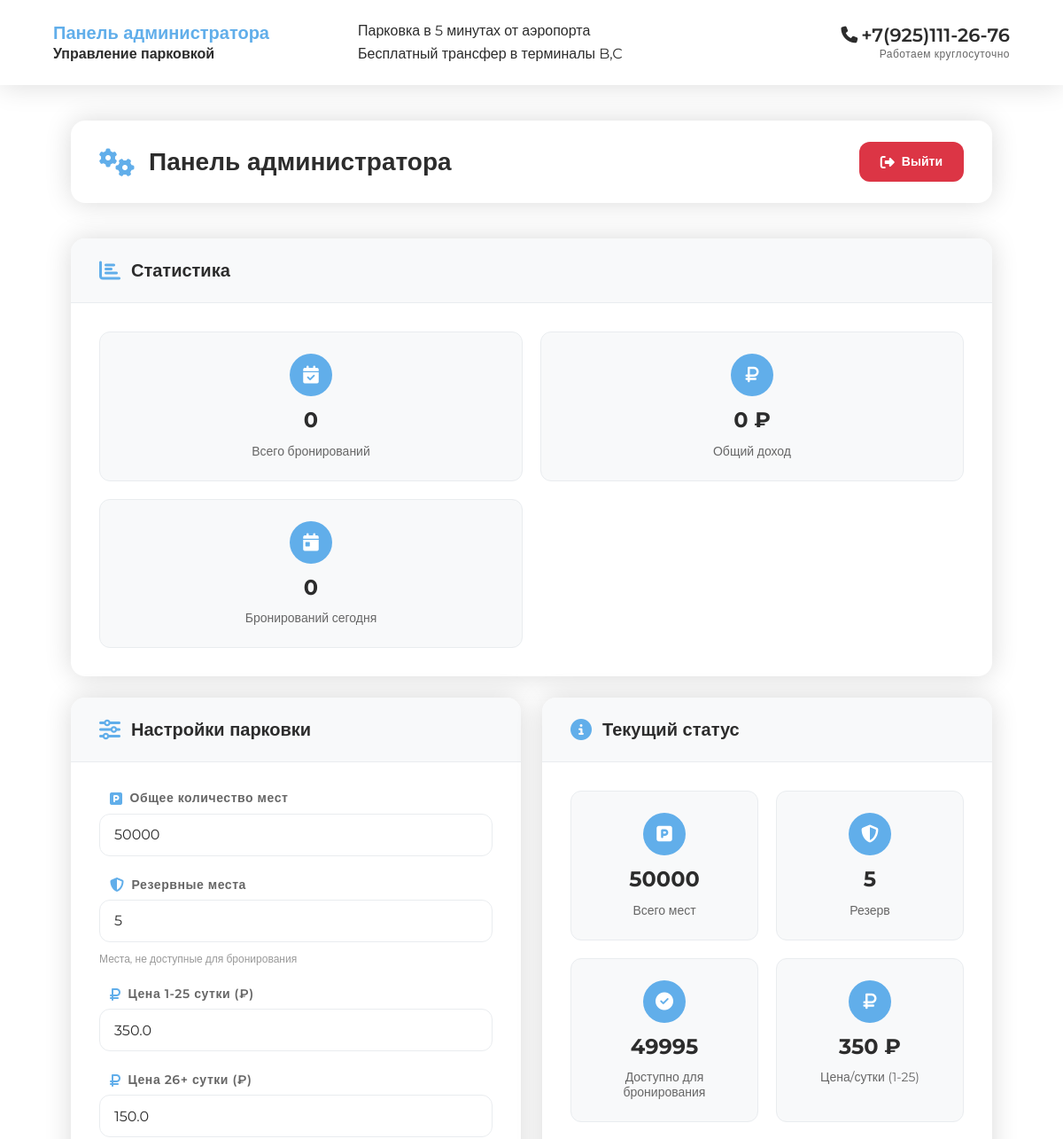
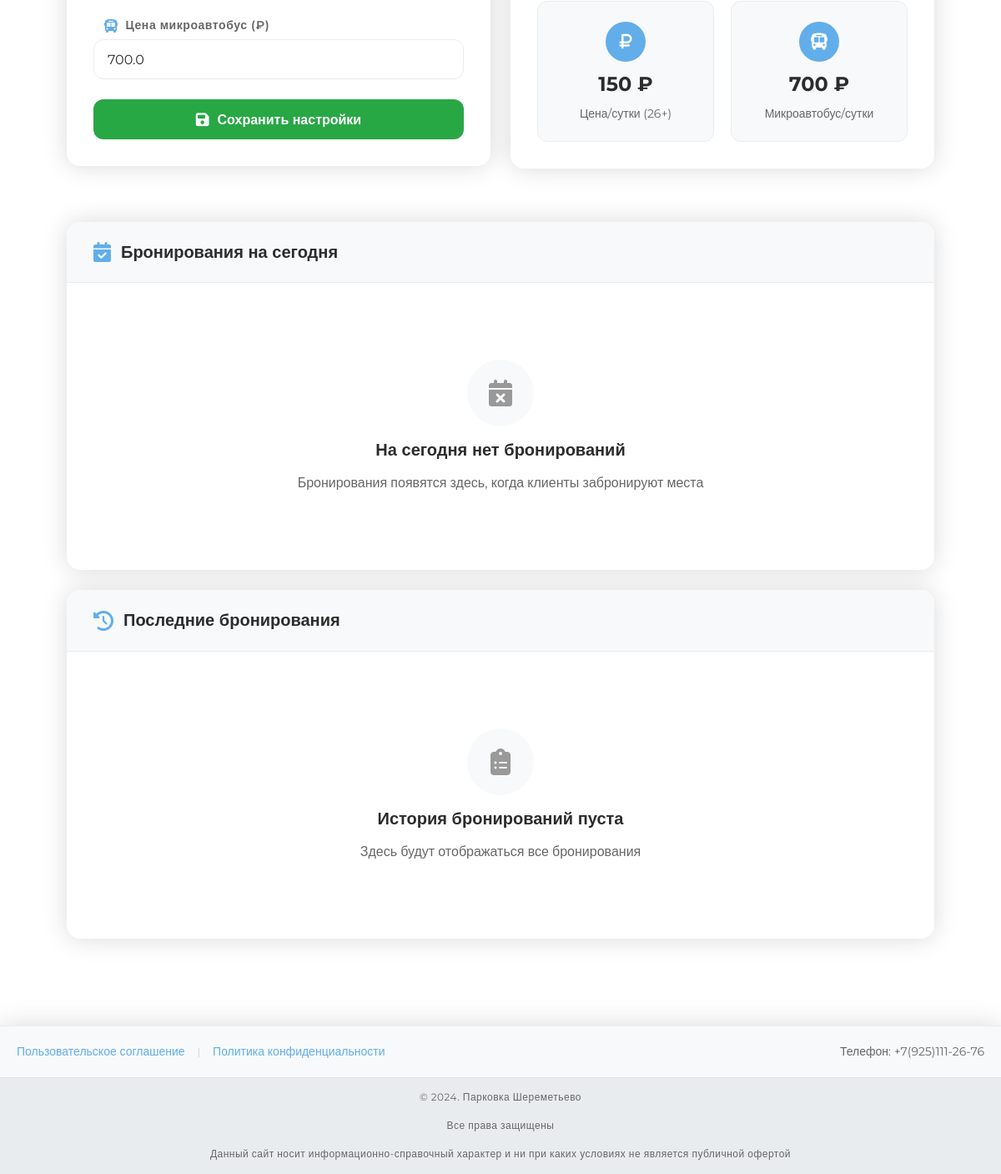
Before: /admin (signed in) with the older database file (2 pictures, top to bottom).
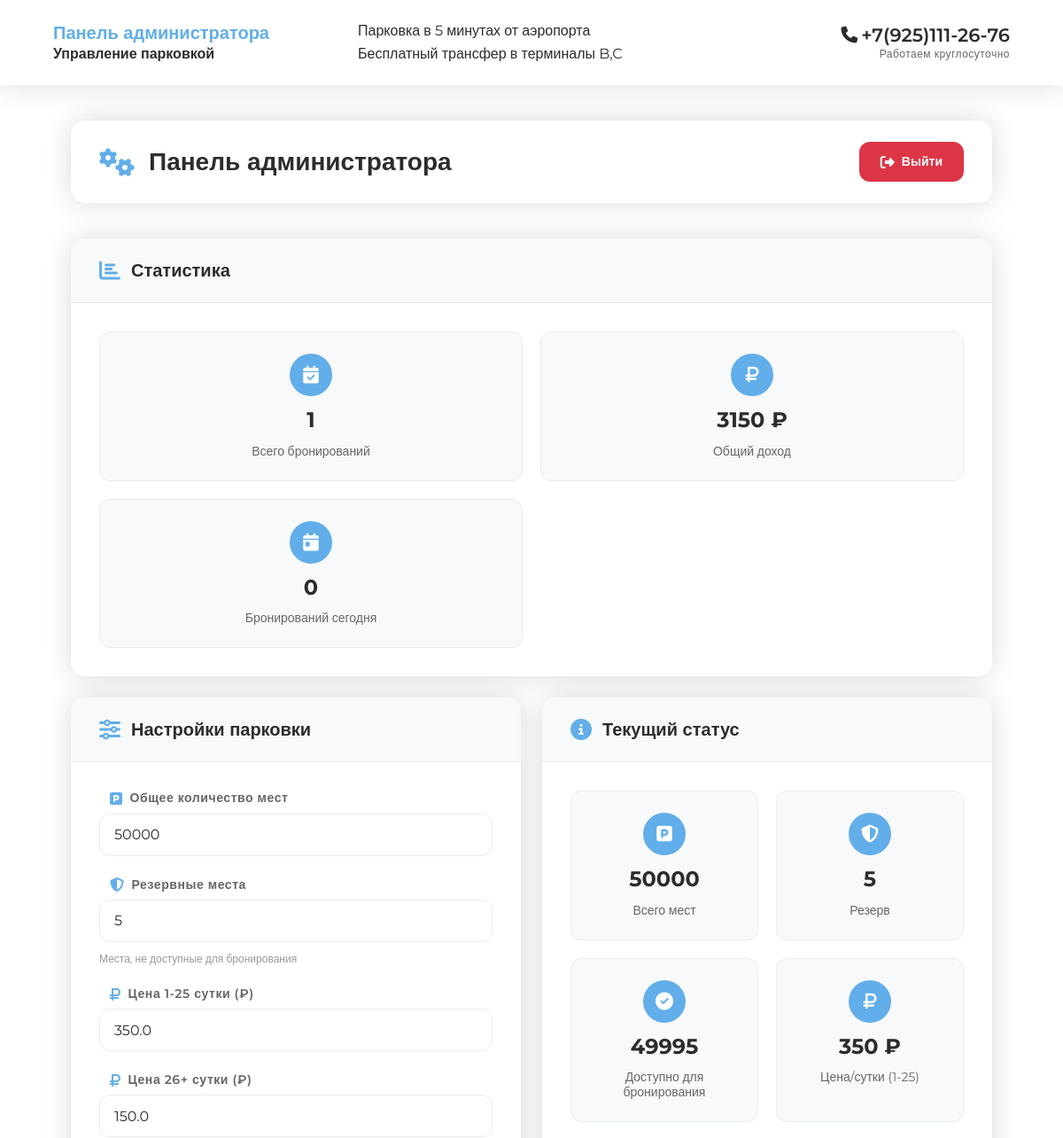
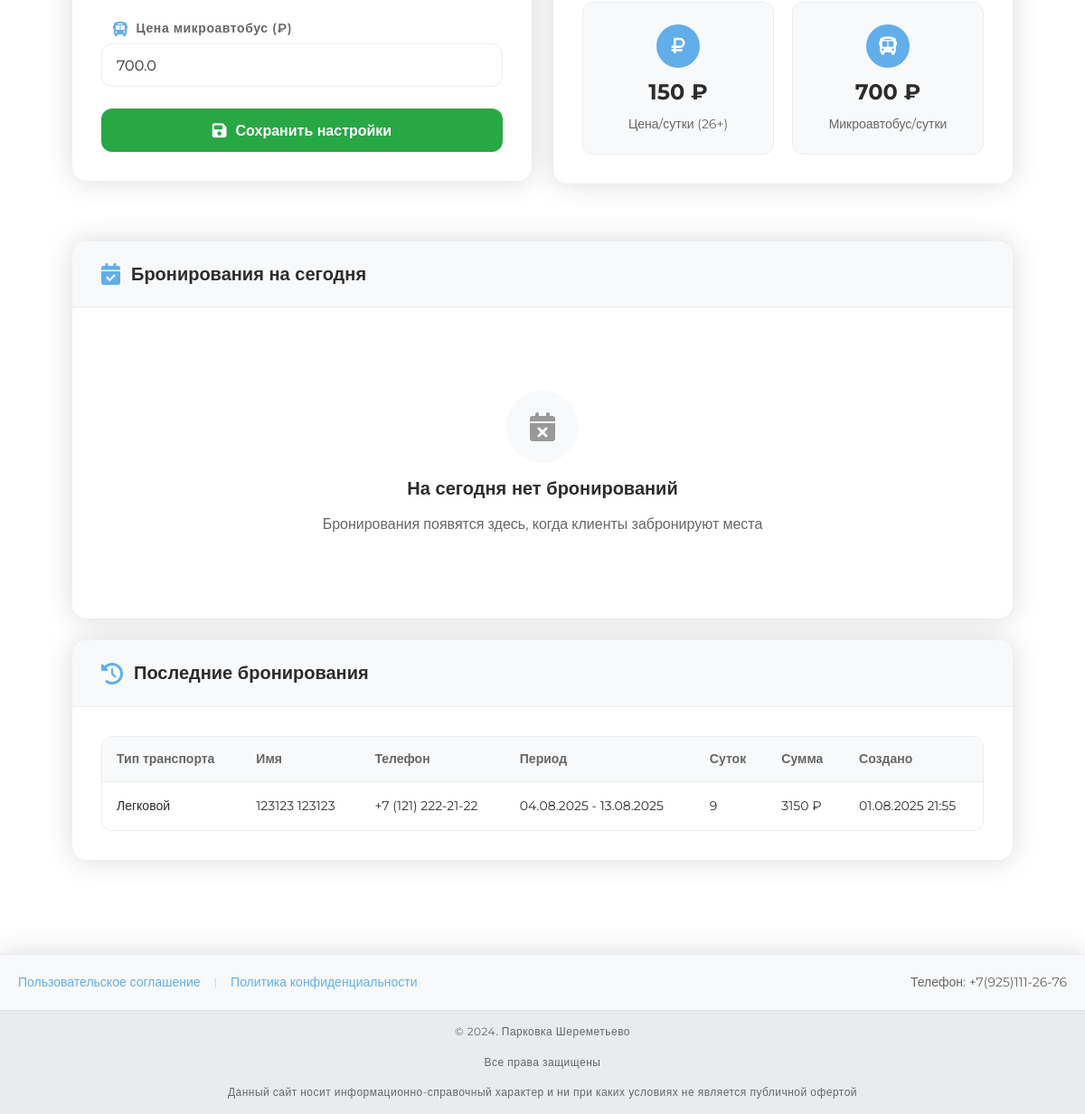
After: the same page with the newer database file (2 pictures, top to bottom).
### models.py (models this page shows, shortened)
class ParkingSettings(db.Model):
    id = db.Column(db.Integer, primary_key=True)
    total_spots = db.Column(db.Integer, nullable=False, default=50)
    reserve_spots = db.Column(db.Integer, nullable=False, default=5)
    daily_price_1_25 = db.Column(db.Float, nullable=False, default=350.0)  # 1-25 сутки
    daily_price_26_plus = db.Column(db.Float, nullable=False, default=150.0)  # 26+ сутки
    minibus_price = db.Column(db.Float, nullable=False, default=700.0)  # Микроавтобус
    created_at = db.Column(db.DateTime, default=datetime.utcnow)
    updated_at = db.Column(db.DateTime, default=datetime.utcnow, onupdate=datetime.utcnow)

class Booking(db.Model):
    id = db.Column(db.Integer, primary_key=True)
    first_name = db.Column(db.String(100), nullable=False)
    last_name = db.Column(db.String(100), nullable=False)
    phone = db.Column(db.String(20), nullable=False)
    vehicle_type = db.Column(db.String(20), nullable=False, default='car')  # car или minibus
    start_date = db.Column(db.Date, nullable=False)
    end_date = db.Column(db.Date, nullable=False)
    total_days = db.Column(db.Integer, nullable=False)
    total_amount = db.Column(db.Float, nullable=False)
    created_at = db.Column(db.DateTime, default=datetime.utcnow)
    updated_at = db.Column(db.DateTime, default=datetime.utcnow, onupdate=datetime.utcnow)

### routes.py (the view, shortened to what this page needs)
@app.route('/admin')
def admin_panel():
    if not session.get('admin_logged_in'):
        return redirect(url_for('admin_login'))
    settings = ParkingSettings.query.first()
    today = date.today()
    today_bookings = Booking.query.filter(
        Booking.start_date <= today,
        Booking.end_date >= today
    ).order_by(Booking.start_date).all()
    recent_bookings = Booking.query.order_by(Booking.created_at.desc()).limit(20).all()
    total_bookings = Booking.query.count()
    total_revenue = db.session.query(db.func.sum(Booking.total_amount)).scalar() or 0
    return render_template('admin.html',
                         settings=settings,
                         today_bookings=today_bookings,
                         recent_bookings=recent_bookings,
                         total_bookings=total_bookings,
                         total_revenue=total_revenue)

### templates/admin.html (shortened to what this page needs)
{% extends "base.html" %}
{% block content %}
<div class="main-container">
  <header class="main-header">
    <div class="header-content">
      <div class="header-left">
        <div class="header-title">
          <h1>Панель администратора</h1>
          <p>Управление парковкой</p>
        </div>
        <div class="header-info">
          <p>Парковка в 5 минутах от аэропорта</p>
          <p>Бесплатный трансфер в терминалы B,C</p>
        </div>
      </div>
      <div class="header-right">
        <div class="contact-info">
          <div class="phone-section">
            <i class="fas fa-phone"></i>
                            <span>+7(925)111-26-76</span>
          </div>
          <p>Работаем круглосуточно</p>
        </div>
      </div>
    </div>
  </header>
  <div class="main-content">
    <div class="admin-panel-header">
      <div class="admin-header-content">
        <div class="admin-title">
          <i class="fas fa-cogs"></i>
          <h2>Панель администратора</h2>
        </div>
        <a href="{{ url_for('admin_logout') }}" class="logout-btn">
          <i class="fas fa-sign-out-alt"></i>
          <span>Выйти</span>
        </a>
      </div>
    </div>
    <div class="admin-section full-width">
      <div class="section-card">
        <div class="section-header">
          <i class="fas fa-chart-bar"></i>
          <h3>Статистика</h3>
        </div>
        <div class="section-content">
          <div class="metrics-grid">
            <div class="metric-item">
              <div class="metric-icon">
                <i class="fas fa-calendar-check"></i>
              </div>
              <div class="metric-value">{{ total_bookings }}</div>
              <div class="metric-label">Всего бронирований</div>
            </div>
            <div class="metric-item">
              <div class="metric-icon">
                <i class="fas fa-ruble-sign"></i>
              </div>
              <div class="metric-value">{{ "%.0f"|format(total_revenue) }} ₽</div>
              <div class="metric-label">Общий доход</div>
            </div>
            <div class="metric-item">
              <div class="metric-icon">
                <i class="fas fa-calendar-day"></i>
              </div>
              <div class="metric-value">{{ today_bookings|length }}</div>
              <div class="metric-label">Бронирований сегодня</div>
            </div>
          </div>
        </div>
      </div>
    </div>
    <div class="admin-sections">
      <div class="admin-section">
        <div class="section-card">
          <div class="section-header">
            <i class="fas fa-sliders-h"></i>
            <h3>Настройки парковки</h3>
          </div>
          <div class="section-content">
            <form method="POST" action="{{ url_for('update_settings') }}" class="settings-form">
              <div class="form-group">
                <label for="total_spots">
                  <i class="fas fa-parking"></i>
                  <span>Общее количество мест</span>
                </label>
                <input type="number" id="total_spots" name="total_spots"
                       value="{{ settings.total_spots }}" min="1" required>
              </div>
              <div class="form-group">
                <label for="reserve_spots">
                  <i class="fas fa-shield-alt"></i>
                  <span>Резервные места</span>
                </label>
                <input type="number" id="reserve_spots" name="reserve_spots"
                       value="{{ settings.reserve_spots }}" min="0" required>
                <div class="form-hint">Места, не доступные для бронирования</div>
              </div>
              <div class="form-group">
                <label for="daily_price_1_25">
                  <i class="fas fa-ruble-sign"></i>
                  <span>Цена 1-25 сутки (₽)</span>
                </label>
                <input type="number" id="daily_price_1_25" name="daily_price_1_25"
                       value="{{ settings.daily_price_1_25 }}" min="0" step="0.01" required>
              </div>
              <div class="form-group">
                <label for="daily_price_26_plus">
                  <i class="fas fa-ruble-sign"></i>
                  <span>Цена 26+ сутки (₽)</span>
                </label>
                <input type="number" id="daily_price_26_plus" name="daily_price_26_plus"
                       value="{{ settings.daily_price_26_plus }}" min="0" step="0.01" required>
              </div>
              <div class="form-group">
                <label for="minibus_price">
                  <i class="fas fa-bus"></i>
                  <span>Цена микроавтобус (₽)</span>
                </label>
                <input type="number" id="minibus_price" name="minibus_price"
                       value="{{ settings.minibus_price }}" min="0" step="0.01" required>
              </div>
              <button type="submit" class="save-btn">
                <i class="fas fa-save"></i>
                <span>Сохранить настройки</span>
              </button>
            </form>
          </div>
        </div>
      </div>
      <div class="admin-section">
        <div class="section-card">
          <div class="section-header">
            <i class="fas fa-info-circle"></i>
            <h3>Текущий статус</h3>
          </div>
          <div class="section-content">
            <div class="metrics-grid">
              <div class="metric-item">
                <div class="metric-icon">
                  <i class="fas fa-parking"></i>
                </div>
                <div class="metric-value">{{ settings.total_spots }}</div>
                <div class="metric-label">Всего мест</div>
              </div>
              <div class="metric-item">
                <div class="metric-icon">
                  <i class="fas fa-shield-alt"></i>
                </div>
                <div class="metric-value">{{ settings.reserve_spots }}</div>
                <div class="metric-label">Резерв</div>
              </div>
              <div class="metric-item">
                <div class="metric-icon">
                  <i class="fas fa-check-circle"></i>
                </div>
                <div class="metric-value">{{ settings.total_spots - settings.reserve_spots }}</div>
                <div class="metric-label">Доступно для бронирования</div>
              </div>
              <div class="metric-item">
                <div class="metric-icon">
                  <i class="fas fa-ruble-sign"></i>
                </div>
                <div class="metric-value">{{ "%.0f"|format(settings.daily_price_1_25) }} ₽</div>
                <div class="metric-label">Цена/сутки (1-25)</div>
              </div>
              <div class="metric-item">
                <div class="metric-icon">
                  <i class="fas fa-ruble-sign"></i>
                </div>
                <div class="metric-value">{{ "%.0f"|format(settings.daily_price_26_plus) }} ₽</div>
                <div class="metric-label">Цена/сутки (26+)</div>
              </div>
              <div class="metric-item">
                <div class="metric-icon">
                  <i class="fas fa-bus"></i>
                </div>
                <div class="metric-value">{{ "%.0f"|format(settings.minibus_price) }} ₽</div>
                <div class="metric-label">Микроавтобус/сутки</div>
              </div>
            </div>
          </div>
        </div>
      </div>
    </div>
    <div class="admin-section full-width">
      <div class="section-card">
        <div class="section-header">
          <i class="fas fa-calendar-check"></i>
          <h3>Бронирования на сегодня</h3>
        </div>
        <div class="section-content">
          {% if today_bookings %}
          <div class="table-container">
            <table class="admin-table">
              <thead>
                <tr>
                  <th>Тип транспорта</th>
                  <th>Имя</th>
                  <th>Телефон</th>
                  <th>Период</th>
                  <th>Сумма</th>
                </tr>
              </thead>
              <tbody>
                {% for booking in today_bookings %}
                <tr>
                  <td>{{ booking.vehicle_type }}</td>
                  <td>{{ booking.first_name }} {{ booking.last_name }}</td>
                  <td>{{ booking.phone }}</td>
                  <td>{{ booking.start_date.strftime('%d.%m.%Y') }} - {{ booking.end_date.strftime('%d.%m.%Y') }}</td>
                  <td>{{ "%.0f"|format(booking.total_amount) }} ₽</td>
                </tr>
                {% endfor %}
              </tbody>
            </table>
          </div>
          {% else %}
          <div class="empty-state">
            <div class="empty-icon">
              <i class="fas fa-calendar-times"></i>
            </div>
            <h4>На сегодня нет бронирований</h4>
            <p>Бронирования появятся здесь, когда клиенты забронируют места</p>
          </div>
          {% endif %}
        </div>
      </div>
    </div>
    <div class="admin-section full-width">
      <div class="section-card">
        <div class="section-header">
          <i class="fas fa-history"></i>
          <h3>Последние бронирования</h3>
        </div>
        <div class="section-content">
          {% if recent_bookings %}
          <div class="table-container">
            <table class="admin-table">
              <thead>
                <tr>
                  <th>Тип транспорта</th>
                  <th>Имя</th>
                  <th>Телефон</th>
                  <th>Период</th>
                  <th>Суток</th>
                  <th>Сумма</th>
                  <th>Создано</th>
                </tr>
              </thead>
              <tbody>
                {% for booking in recent_bookings %}
                <tr>
                  <td>
                    {% if booking.vehicle_type == 'minibus' %}
                      Микроавтобус
                    {% else %}
                      Легковой
                    {% endif %}
                  </td>
                  <td>{{ booking.first_name }} {{ booking.last_name }}</td>
                  <td>{{ booking.phone }}</td>
                  <td>{{ booking.start_date.strftime('%d.%m.%Y') }} - {{ booking.end_date.strftime('%d.%m.%Y') }}</td>
                  <td>{{ booking.total_days }}</td>
                  <td>{{ "%.0f"|format(booking.total_amount) }} ₽</td>
                  <td>{{ booking.created_at.strftime('%d.%m.%Y %H:%M') }}</td>
                </tr>
                {% endfor %}
              </tbody>
            </table>
          </div>
          {% else %}
          <div class="empty-state">
            <div class="empty-icon">
              <i class="fas fa-clipboard-list"></i>
            </div>
            <h4>История бронирований пуста</h4>
            <p>Здесь будут отображаться все бронирования</p>
          </div>
          {% endif %}
        </div>
      </div>
    </div>
  </div>
{% endblock %}

### templates/base.html (shortened to what this page needs)
<!DOCTYPE html>
<html lang="ru">
<head>
    <link rel="stylesheet" href="https://cdnjs.cloudflare.com/ajax/libs/font-awesome/6.4.0/css/all.min.css">
    <link rel="stylesheet" href="{{ url_for('static', filename='css/style.css') }}">
</head>
<body{% if settings and settings.hourly_price is not none %} data-hourly-price="{{ settings.hourly_price }}"{% endif %}>
    <div class="container">
        {% block content %}{% endblock %}
        <footer class="footer">
            <div class="footer-content">
                <div class="footer-links">
                    <a href="/agreement.pdf" target="_blank">Пользовательское соглашение</a>
                    <span class="separator">|</span>
                    <a href="/policy.pdf" target="_blank">Политика конфиденциальности</a>
                </div>
                <div class="footer-contact">
                    <span>Телефон: +7(925)111-26-76</span>
                </div>
            </div>
            <div class="footer-bottom">
                <div class="container">
                    <p>© 2024. Парковка Шереметьево</p>
                    <p>Все права защищены</p>
                    <p>Данный сайт носит информационно-справочный характер и ни при каких условиях не является публичной офертой</p>
                </div>
            </div>
        </footer>
    </div>
</body>
</html>

Changed rows visible on the page:
added Booking: vehicle_type "Легковой", first_name "123123", last_name "123123", phone "+7 (121) 222-21-22", start_date "04.08.2025", end_date "13.08.2025", total_days "9", total_amount "3150", created_at "01.08.2025 21:55"
Other visible differences:
{{ total_bookings }}: "0" → "1"
{{ "%.0f"|format(total_revenue) }}: "0" → "3150"
text no longer shown: "История бронирований пуста Здесь будут отображаться все бронирования"
text now shown: "Тип транспорта Имя Телефон Период Суток Сумма Создано"
